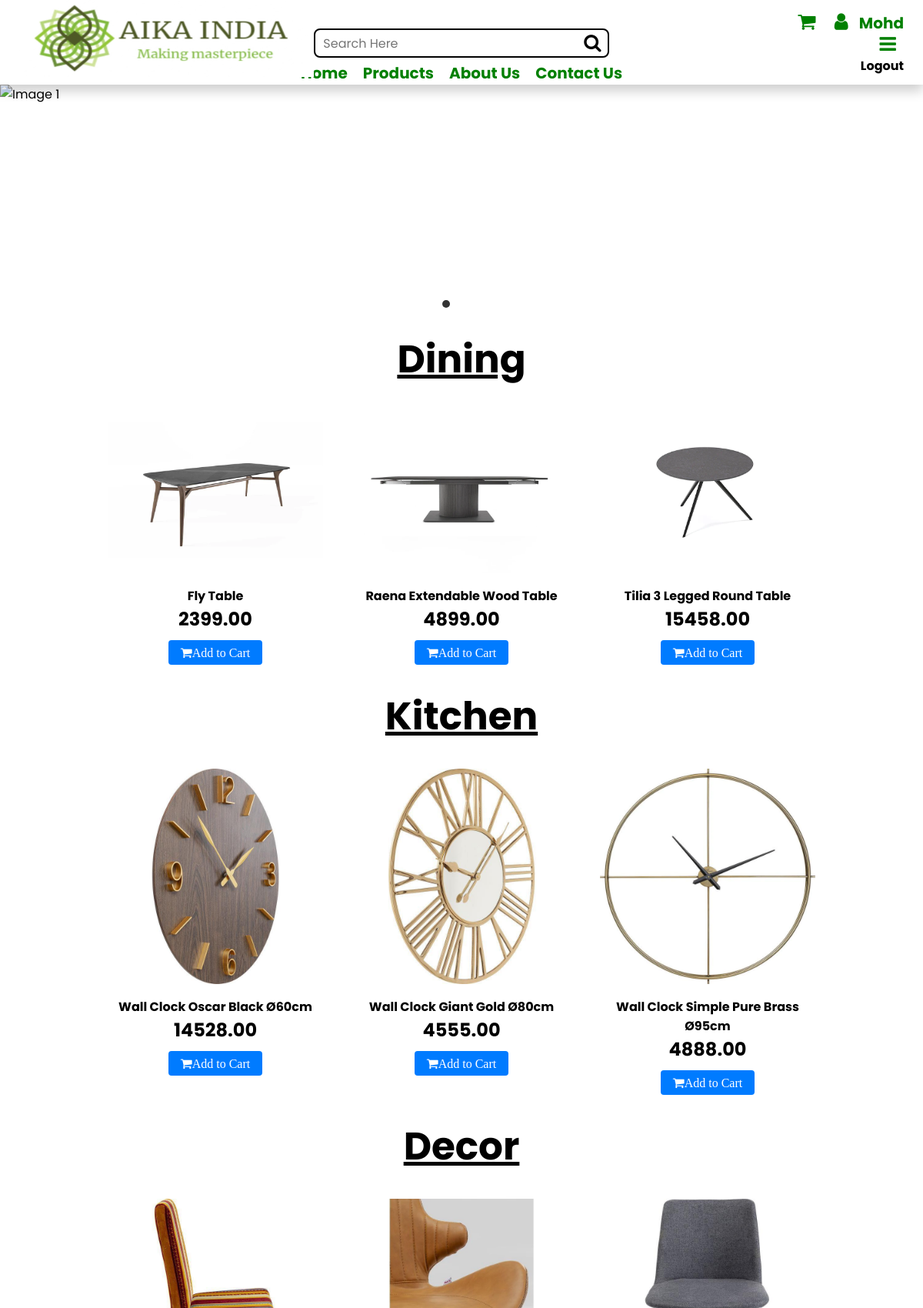
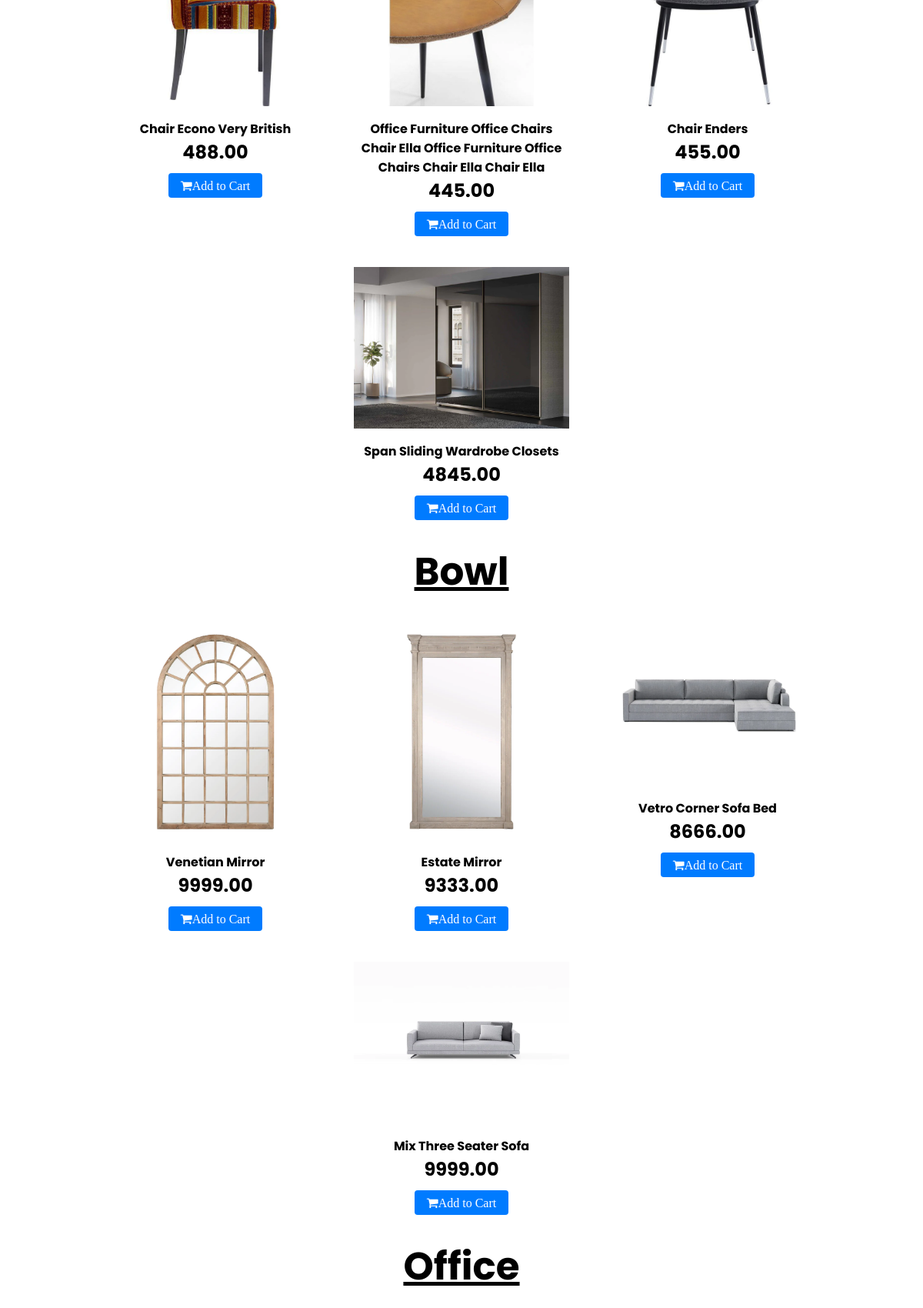
Screenshot of / (signed in, upper part) with the database file from the repository (2 pictures, top to bottom).
### products/models.py (models this page shows, shortened)
class Category(Basemodel):
    category_name = models.CharField(max_length=100)
    slug = models.SlugField(null=True,blank=True, unique=True)
    category_image = models.ImageField(null=True,blank=True,upload_to='categories')

class Product(Basemodel):
    product_name = models.CharField(max_length=100)
    slug = models.SlugField(null=True,blank=True, unique=True)
    category = models.ForeignKey(Category , on_delete=models.CASCADE , related_name='products')
    price = models.DecimalField(max_digits=10, decimal_places=2)
    product_description = models.TextField(max_length=1000,default='N/A')

class ProductImage(Basemodel):
    products = models.ForeignKey(Product , on_delete=models.CASCADE, related_name='product_images')
    image =  models.ImageField(upload_to='product')

### home/views.py (the view)
# urls.py: path('',index,name='index')
def index(request):
    categories = Category.objects.all()
    products_by_category = {}
    for category in categories:
        products = Product.objects.filter(category=category)
        products_by_category[category] = products
    context = {'products_by_category': products_by_category}
    return render(request, 'home/example.html', context)

### home/templates/home/example.html (shortened to what this page needs)
{% load static %}
<!DOCTYPE html>
<html lang="en">
<head>
</head>
<body>
    <nav class="sticky-navbar">
        {% block navbar %}
        {% include 'home/navbar.html' %}
        {% endblock  %}
    </nav>
    {% block banner %}
    {% include 'home/banner.html' %}
    {% endblock  %}
    {% for category, products in products_by_category.items %}
    <h1>{{ category.category_name }}</h1>
    <div class="showitems">
        {% for product in products %}
        <div class="box">
            <img src="{{ product.product_images.first.image.url }}" alt="image">
            <div class="name">
                <b><a href="{% url 'product_detail' product.slug %}">{{ product.product_name }}</a></b>
                <div><h2>{{ product.price }}</h2></div>
            </div>
            <div class="button-container">
                {% if user.is_authenticated %}
                    <a href="{% url 'add_to_cart' product.uid %}" class="fa fa-shopping-cart">Add to Cart</a>
                {% else %}
                    <a href="{% url 'login' %}" class="fa fa-shopping-cart">Login to Add to Cart</a>
                {% endif %}
            </div>
        </div>
        {% endfor %}
    </div>
    {% endfor %}
        {% block foooter %}
        {% include 'home/footer.html' %}
        {% endblock %}
</body>
</html>

### home/templates/home/navbar.html (shortened to what this page needs)
{% load static %}
<!DOCTYPE html>
<html lang="en">
<head>
    <link rel="stylesheet" href="https://cdnjs.cloudflare.com/ajax/libs/font-awesome/4.7.0/css/font-awesome.min.css">
</head>
<body>
    <div class="header">
        <div class="logo"><a href="{% url 'index' %}"><img width="100%" height="100px"  src="{% static 'home/images/logo.jpg' %}" alt="" srcset=""></a></div>
        <div class="search">
            <form method="post">
              <div style="position: relative;">
                <input type="text" placeholder="Search Here" style="padding-right: 30px;">
                <button type="submit" style="position: absolute; top: 50%; right: 10px; transform: translateY(-50%); background: none; border: none;">
                  <i class="fa fa-search" style="font-size: 24px;"></i>
                </button>
              </div>
            </form>
          </div>
        <div class="icons">
            <a href="{% url 'cart' %}" class="fa fa-shopping-cart"></a>
            <a href="" class="fa fa-user"></a>
            {% if user.is_authenticated %}
              <span style="text-transform: capitalize; font-weight: bold; font-size: 20px;">{{ user.first_name }}</span>
            {% endif %}
            <li style="list-style: none;" class="dropdown-menu" id="dropdown-menu">
                <a href="javascript:void(0);" class="fa fa-bars"  onclick="toggleDropdown(this)"></a>
                <ul style="list-style: none;">
                        {% if user.is_authenticated %}
                            <li style="list-style: none;"><a href="{% url 'logout' %}"> Logout</a></li>
                        {% else %}
                            <li style="list-style: none;"><a href="{% url 'logout' %}" >Login</a></li>
                            <li style="list-style: none;"><a href="{% url 'register' %}" >Signup</a></li>
                        {% endif %}
                </ul>
            </li>
        </div>
    </div>
    <div class="links">
        <ul>
            <li><a href="{% url 'index' %}">Home</a></li>
            <li class="dropdown">
                <a href="javascript:void(0);" onclick="toggleDropdown(this)">Products</a>
            </li>
            <li><a href="">About Us</a></li>
            <li><a href="">Contact Us</a></li>
        </ul>
    </div>
</body>
</html>

### home/templates/home/example.html (style rules this page uses)
.sticky-navbar { position: sticky; top: 0; z-index: 100; }
.showitems { display: flex; flex-wrap: wrap; justify-content: center; gap: 20px; }
.box { width: 300px; padding: 10px; text-align: center; transition: transform 0.3s ease; }
.box img { width: 100%; height: auto; }
.name { margin-top: 10px; }
.button-container { display: flex; justify-content: center; margin-top: 10px; }
.button-container a, .button-container button { display: inline-block; padding: 8px 16px; text-decoration: none; background-color: #007bff; color: #fff; border-radius: 4px; transition: background-color 0.3s ease; }
a { color: black; font-weight: bold; text-decoration: none; }
h1 { text-align: center; font-weight: bold; font-size: 50px; margin: 20px; text-decoration: underline; }

### home/templates/home/navbar.html (style rules this page uses)
* { margin: 0; padding: 0; font-family: 'Poppins', sans-serif; box-sizing: border-box; }
.header { display: grid; grid-template-columns: repeat(3, 1fr); padding: 0px 25px; height: 80px; align-items: center; position: sticky; top: 0; z-index: 100; background-color: white; }
.logo { height: 112px; }
.search input { height: 38px; width: 100%; border: 2px solid black; outline: none; border-radius: 8px; padding: 10px; font-size: 16px; order: 2; }
.icons { text-align: right; color: green; }
.icons .fa { text-decoration: none; font-size: 25px; color: green; padding: 0px 10px; transition: 0.6s; }
.links { display: flex; justify-content: center; box-shadow: 0px 8px 16px 0px rgba(0, 0, 0, 0.2); background-color: white; margin: 0; position: sticky; top: 80px; z-index: 99; }
.links a { color: green; text-decoration: none; font-size: 20px; font-weight: bold; }
.links ul { list-style: none; display: flex; justify-content: center; gap: 20px; }

### rows the page displays
Category: category_name "Dining"
Product: product_images.first.image (picture), product_name "Fly Table", price "2399.00"
Product: product_images.first.image (picture), product_name "Raena Extendable Wood Table", price "4899.00"
Product: product_images.first.image (picture), product_name "Tilia 3 Legged Round Table", price "15458.00"
Category: category_name "Kitchen"
Product: product_images.first.image (picture), product_name "Wall Clock Oscar Black Ø60cm", price "14528.00"
Product: product_images.first.image (picture), product_name "Wall Clock Giant Gold Ø80cm", price "4555.00"
Product: product_images.first.image (picture), product_name "Wall Clock Simple Pure Brass Ø95cm", price "4888.00"
Category: category_name "Decor"
Product: product_images.first.image (picture), product_name "Chair Econo Very British", price "488.00"
Product: product_images.first.image (picture), product_name "Office Furniture Office Chairs Chair Ella Office Furniture Office Chairs Chair Ella Chair Ella", price "445.00"
Product: product_images.first.image (picture), product_name "Chair Enders", price "455.00"
Product: product_images.first.image (picture), product_name "Span Sliding Wardrobe Closets", price "4845.00"
Category: category_name "Bowl"
Product: product_images.first.image (picture), product_name "Venetian Mirror", price "9999.00"
Product: product_images.first.image (picture), product_name "Estate Mirror", price "9333.00"
Product: product_images.first.image (picture), product_name "Vetro Corner Sofa Bed", price "8666.00"
Product: product_images.first.image (picture), product_name "Mix Three Seater Sofa", price "9999.00"
Category: category_name "Office"

### other values shown
{{ user.first_name }} "Mohd"
